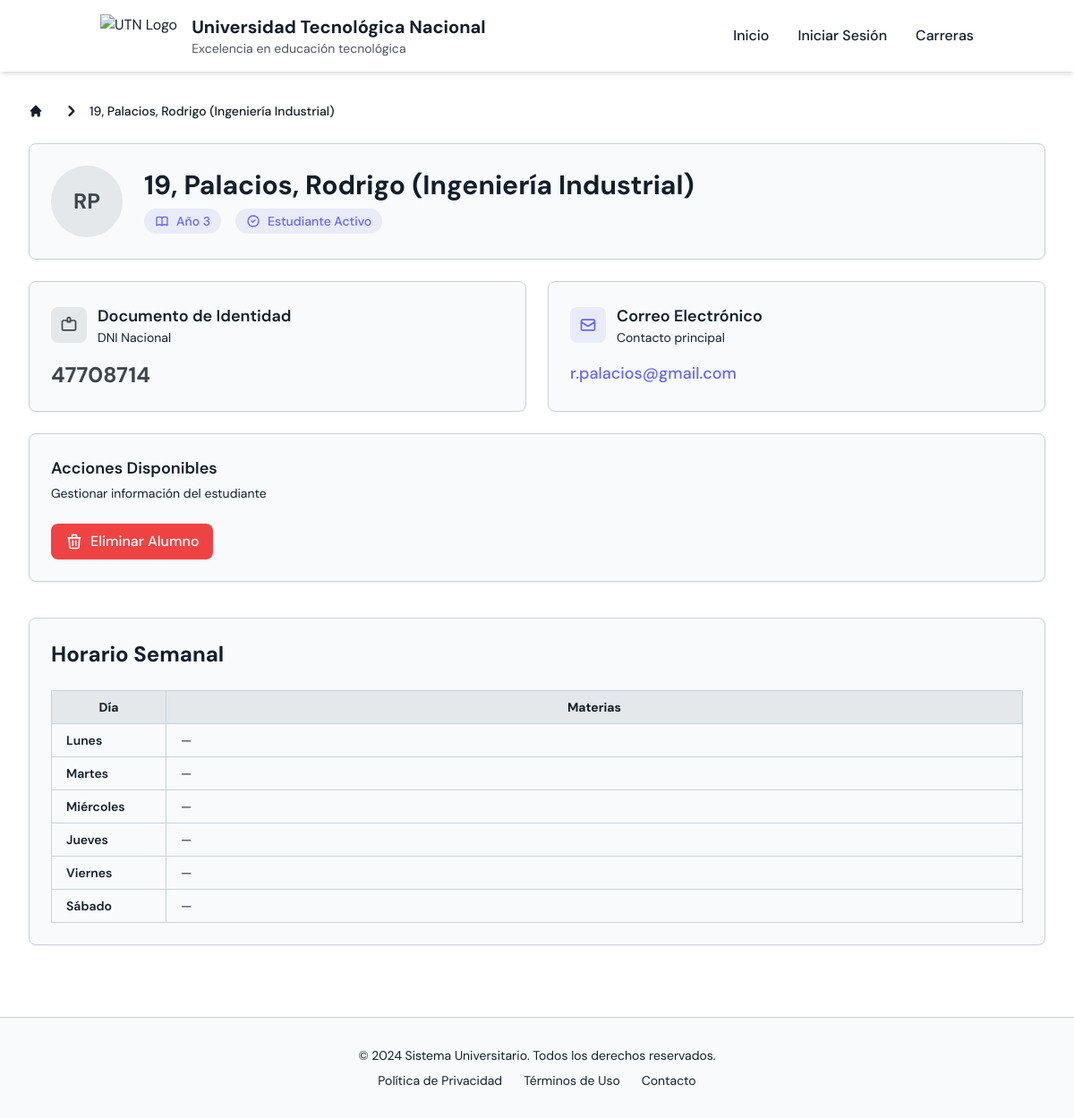
The app's page /alumnos/19/ with its own data.
### UTN/models.py (models this page shows, shortened)
class Alumno(models.Model):
    user = models.OneToOneField(settings.AUTH_USER_MODEL, on_delete=models.CASCADE, related_name='alumno', null=True)
    id_alumno = models.AutoField(primary_key=True)
    nombre = models.CharField(max_length=50, default="")
    apellido = models.CharField(max_length=50, default="")
    dni = models.CharField(max_length=20, unique=True, default="")
    email = models.EmailField(default="")
    anio_universitario = models.PositiveIntegerField(validators=[MinValueValidator(1), MaxValueValidator(10)], default=1)
    carrera = models.ForeignKey(Carrera, on_delete=models.CASCADE, related_name='alumnos', null=True, blank=True)
    def __str__(self):
        carrera_nombre = self.carrera.nombre if self.carrera else "Sin carrera"
        return f"{self.id_alumno}, {self.apellido}, {self.nombre} ({carrera_nombre})"

class Carrera(models.Model):
    id_carrera = models.AutoField(primary_key=True)
    nombre = models.CharField(max_length=100, null=True, blank=True)
    duracion_anios = models.PositiveIntegerField(null=True, blank=True)

### UTN/views.py (the view, shortened to what this page needs)
# urls.py: path('alumnos/<int:pk>/', AlumnoDetailView.as_view(), name='alumno_detail'),
class AlumnoDetailView(DetailView):
    model = Alumno
    template_name = 'alumno/alumno_detail.html'
    def get_context_data(self, **kwargs):
        context = super().get_context_data(**kwargs)
        alumno = self.object
        inscripciones = alumno.materias_curso.select_related("materia_curso")
        semana = {
            "Lunes": [], "Martes": [], "Miércoles": [],
            "Jueves": [], "Viernes": [], "Sábado": [],
        }
        context["semana"] = semana
        return context

### UTN/templates/alumno/alumno_detail.html (shortened to what this page needs)
<!DOCTYPE html>
<html lang="es">
<head>
    <script src="https://cdn.tailwindcss.com"></script>
</head>
<body class="min-h-screen bg-background text-foreground">
        <nav class="bg-white shadow-md sticky top-0 z-50">
        <div class="container mx-auto px-6 py-4">
            <div class="flex items-center justify-between">
                <div class="flex items-center">
                    <img src="https://tse2.mm.bing.net/th/id/OIP.cqBKPdnHYvuLe2CUvTk8EwHaHa?rs=1&pid=ImgDetMain&o=7&rm=3" alt="UTN Logo" class="h-12 mr-4">
                    <div>
                        <h1 class="text-xl font-bold">Universidad Tecnológica Nacional</h1>
                        <p class="text-sm text-gray-600">Excelencia en educación tecnológica</p>
                    </div>
                </div>
                <div class="hidden md:flex space-x-8">
                    <a href=" /" class="nav-link font-medium">Inicio</a>
                    {% if user.is_authenticated and user.alumno %}
                        <div class="hidden md:flex items-center space-x-3">
                            <a href="{% url 'alumno_detail' user.alumno.pk %}" class="nav-link font-medium flex items-center space-x-2">
                                <span>{{ user.get_full_name|default:user.username }}</span>
                                {% if user.social_auth.exists %}
                                    {% for sa in user.social_auth.all %}
                                        {% if sa.provider == 'google-oauth2' %}
                                            {% with sa.extra_data.picture as picture %}
                                                {% if picture %}
                                                    <img src="{{ picture }}" alt="avatar" style="width:32px;height:32px;border-radius:50%;">
                                                {% else %}
                                                    <img src="https://ui-avatars.com/api/?name={{ user.get_full_name|default:user.username }}&background=000&color=fff"
                                                        style="width:32px;height:32px;border-radius:50%;" />
                                                {% endif %}
                                            {% endwith %}
                                        {% endif %}
                                    {% endfor %}
                                {% else %}
                                    <img src="https://ui-avatars.com/api/?name={{ user.get_full_name|default:user.username }}&background=000&color=fff"
                                        style="width:32px;height:32px;border-radius:50%;" />
                                {% endif %}
                            </a>
                            <a href="{% url 'logout' %}" class="nav-link font-medium text-red-600 hover:text-red-700">
                                Cerrar Sesión
                            </a>
                        </div>
                    {% else %}
                        <a href="{% url 'social:begin' 'google-oauth2' %}?next=/post-login-check/&prompt=select_account"
                        class="nav-link font-medium">
                            Iniciar Sesión
                        </a>
                    {% endif %}
                    <a href="/carreras/" class="nav-link font-medium">Carreras</a>
                </div>
            </div>
        </div>
    </nav>
    <main class="max-w-7xl mx-auto px-4 sm:px-6 lg:px-8 py-8">
        <nav class="flex mb-6" aria-label="Breadcrumb">
            <ol class="inline-flex items-center space-x-1 md:space-x-3">
                <li class="inline-flex items-center">
                    <a href="{% url 'inicio' %}" class="inline-flex items-center text-sm font-medium text-muted-foreground hover:text-accent transition-colors">
                        <svg class="w-4 h-4 mr-2" fill="currentColor" viewBox="0 0 20 20">
                            <path d="M10.707 2.293a1 1 0 00-1.414 0l-7 7a1 1 0 001.414 1.414L4 10.414V17a1 1 0 001 1h2a1 1 0 001-1v-2a1 1 0 011-1h2a1 1 0 011 1v2a1 1 0 001 1h2a1 1 0 001-1v-6.586l.293.293a1 1 0 001.414-1.414l-7-7z"/>
                        </svg>
                    </a>
                </li>
                <li>
                    <div class="flex items-center">
                        <svg class="w-6 h-6 text-muted-foreground" fill="currentColor" viewBox="0 0 20 20">
                            <path fill-rule="evenodd" d="M7.293 14.707a1 1 0 010-1.414L10.586 10 7.293 6.707a1 1 0 011.414-1.414l4 4a1 1 0 010 1.414l-4 4a1 1 0 01-1.414 0z" clip-rule="evenodd"/>
                        </svg>
                        <span class="ml-1 text-sm font-medium text-foreground md:ml-2">{{ object }}</span>
                    </div>
                </li>
            </ol>
        </nav>
        <div class="bg-card rounded-lg border border-border shadow-sm p-6 mb-6">
            <div class="flex items-center space-x-6">
                <div class="flex-shrink-0">
                    <div class="w-20 h-20 bg-primary/10 rounded-full flex items-center justify-center">
                        <span class="text-primary font-bold text-2xl">
                            {{ object.nombre.0|upper }}{{ object.apellido.0|upper }}
                        </span>
                    </div>
                </div>
                <div class="flex-1 min-w-0">
                    <h1 class="text-3xl font-bold text-foreground mb-2">{{ object }}</h1>
                    <div class="flex items-center space-x-4">
                        <span class="inline-flex items-center px-3 py-1 rounded-full text-sm font-medium bg-accent/10 text-accent">
                            Año {{ object.anio_universitario }}
                        </span>
                        <span class="inline-flex items-center px-3 py-1 rounded-full text-sm font-medium bg-secondary/10 text-secondary">
                            <svg class="w-4 h-4 mr-2" fill="none" stroke="currentColor" viewBox="0 0 24 24">
                                <path stroke-linecap="round" stroke-linejoin="round" stroke-width="2" d="M9 12l2 2 4-4m6 2a9 9 0 11-18 0 9 9 0 0118 0z"/>
                            </svg>
                            Estudiante Activo
                        </span>
                    </div>
                </div>
            </div>
        </div>
        <div class="grid md:grid-cols-2 gap-6 mb-6">
            <div class="bg-card rounded-lg border border-border shadow-sm p-6">
                <div class="flex items-center space-x-3 mb-4">
                    <div class="flex-shrink-0">
                        <div class="w-10 h-10 bg-primary/10 rounded-lg flex items-center justify-center">
                            <svg class="w-5 h-5 text-primary" fill="none" stroke="currentColor" viewBox="0 0 24 24">
                                <path stroke-linecap="round" stroke-linejoin="round" stroke-width="2" d="M10 6H5a2 2 0 00-2 2v9a2 2 0 002 2h14a2 2 0 002-2V8a2 2 0 00-2-2h-5m-4 0V4a2 2 0 114 0v2m-4 0a2 2 0 104 0m-4 0v2m4-2v2"/>
                            </svg>
                        </div>
                    </div>
                    <div>
                        <h3 class="text-lg font-semibold text-foreground">Documento de Identidad</h3>
                        <p class="text-sm text-muted-foreground">DNI Nacional</p>
                    </div>
                </div>
                <p class="text-2xl font-bold text-primary">{{ object.dni }}</p>
            </div>
            <div class="bg-card rounded-lg border border-border shadow-sm p-6">
                <div class="flex items-center space-x-3 mb-4">
                    <div class="flex-shrink-0">
                        <div class="w-10 h-10 bg-secondary/10 rounded-lg flex items-center justify-center">
                            <svg class="w-5 h-5 text-secondary" fill="none" stroke="currentColor" viewBox="0 0 24 24">
                                <path stroke-linecap="round" stroke-linejoin="round" stroke-width="2" d="M3 8l7.89 5.26a2 2 0 002.22 0L21 8M5 19h14a2 2 0 002-2V7a2 2 0 00-2-2H5a2 2 0 00-2 2v10a2 2 0 002 2z"/>
                            </svg>
                        </div>
                    </div>
                    <div>
                        <h3 class="text-lg font-semibold text-foreground">Correo Electrónico</h3>
                        <p class="text-sm text-muted-foreground">Contacto principal</p>
                    </div>
                </div>
                <p class="text-lg font-medium text-secondary break-all">{{ object.email }}</p>
            </div>
        </div>
        <div class="bg-card rounded-lg border border-border shadow-sm p-6">
            <div class="flex items-center justify-between mb-6">
                <div>
                    <h2 class="text-lg font-semibold text-foreground">Acciones Disponibles</h2>
                    <p class="text-sm text-muted-foreground mt-1">Gestionar información del estudiante</p>
                </div>
            </div>
            <div class="flex flex-col sm:flex-row gap-4">
                <a href="{% url 'alumno_delete' object.pk %}"
                   class="inline-flex items-center px-4 py-2 bg-destructive text-destructive-foreground rounded-lg hover:bg-destructive/90 transition-colors font-medium shadow-sm">
                    <svg class="w-5 h-5 mr-2" fill="none" stroke="currentColor" viewBox="0 0 24 24">
                        <path stroke-linecap="round" stroke-linejoin="round" stroke-width="2" d="M19 7l-.867 12.142A2 2 0 0116.138 21H7.862a2 2 0 01-1.995-1.858L5 7m5 4v6m4-6v6m1-10V4a1 1 0 00-1-1h-4a1 1 0 00-1 1v3M4 7h16"/>
                    </svg>
                    Eliminar Alumno
                </a>
            </div>
        </div>
        <div class="bg-card rounded-lg border border-border shadow-sm p-6 mt-10">
    <h2 class="text-2xl font-bold mb-6 text-foreground">Horario Semanal</h2>
    <div class="overflow-x-auto">
        <table class="min-w-full border border-border text-sm">
            <thead class="bg-primary/10">
                <tr>
                    <th class="border border-border px-4 py-2">Día</th>
                    <th class="border border-border px-4 py-2">Materias</th>
                </tr>
            </thead>
            <tbody>
                {% for dia, materias in semana.items %}
                <tr class="hover:bg-muted/50 transition">
                    <td class="border border-border px-4 py-2 font-semibold w-32">{{ dia }}</td>
                    <td class="border border-border px-4 py-2">
                        {% if materias %}
                            <ul class="space-y-2">
                                {% for m in materias %}
                                    <li class="bg-secondary/10 p-3 rounded-lg shadow-sm">
                                        <p class="font-bold text-secondary">{{ m.materia }}</p>
                                        <p class="text-sm text-muted-foreground">
                                             {{ m.horario }} — Turno {{ m.turno|title }}
                                        </p>
                                    {% if m.nota %}
                                        <p class="mt-1 text-sm">
                                            Nota: <span class="font-bold">{{ m.nota }}</span> —
                                            {% if m.aprobado %}
                                                <span class="text-green-600 font-semibold">Aprobado</span>
                                             {% else %}
                                                <span class="text-red-600 font-semibold">No aprobado</span>
                                            {% endif %}
                                        </p>
                                    {% else %}
                                        <p class="mt-1 text-sm text-muted-foreground">Sin nota</p>
                                    {% endif %}
                                    </li>
                                {% endfor %}
                            </ul>
                        {% else %}
                            <span class="text-muted-foreground">—</span>
                        {% endif %}
                    </td>
                </tr>
                {% endfor %}
            </tbody>
        </table>
    </div>
</div>
    </main>
    <footer class="bg-muted border-t border-border mt-12">
        <div class="max-w-7xl mx-auto px-4 sm:px-6 lg:px-8 py-8">
            <div class="text-center">
                <p class="text-sm text-muted-foreground">
                    © 2024 Sistema Universitario. Todos los derechos reservados.
                </p>
                <div class="mt-2 flex justify-center space-x-6">
                    <a href="#" class="text-muted-foreground hover:text-accent text-sm transition-colors">
                        Política de Privacidad
                    </a>
                    <a href="#" class="text-muted-foreground hover:text-accent text-sm transition-colors">
                        Términos de Uso
                    </a>
                    <a href="#" class="text-muted-foreground hover:text-accent text-sm transition-colors">
                        Contacto
                    </a>
                </div>
            </div>
        </div>
    </footer>
</body>
</html>

### UTN/templates/alumno/alumno_detail.html (style rules this page uses)
:root { --background: 0 0% 100%; --foreground: 210 40% 12%; --card: 210 40% 98%; --card-foreground: 210 40% 12%; --primary: 210 11% 27%; --primary-foreground: 0 0% 100%; --secondary: 239 84% 67%; --secondary-foreground: 0 0% 100%; --muted: 210 40% 98%; --muted-foreground: 210 40% 12%; --accent: 239 84% 67%; --accent-foreground: 0 0% 100%; --border: 210 20% 82%; --input: 210 40% 98%; --ring: 239 84% 67%; --destructive: 0 84% 60%; --destructive-foreground: 0 0% 100%; }

### records on screen
Alumno: carrera+id_alumno+apellido "19, Palacios, Rodrigo (Ingeniería Industrial)", nombre.0 "R", apellido.0 "P", anio_universitario "3", dni "47708714", email "r.palacios@gmail.com"

### other values on screen
{{ dia }} "Lunes" "Martes" "Miércoles" "Jueves" "Viernes" "Sábado"
